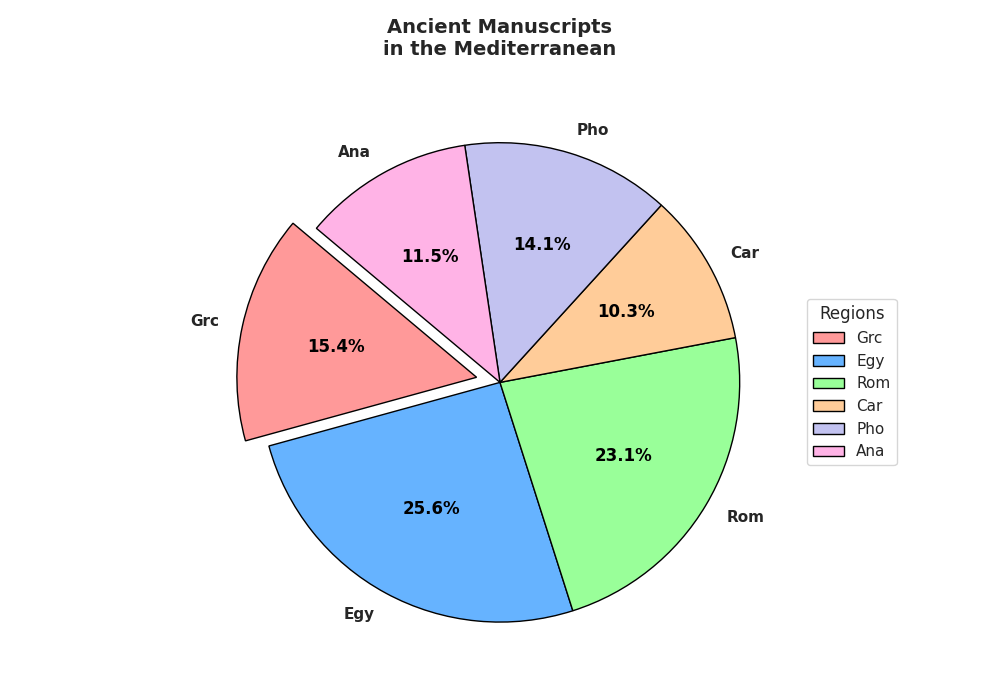

The script that drew this image:
import matplotlib.pyplot as plt

regions = ['Grc', 'Egy', 'Rom', 'Car', 'Pho', 'Ana']
manuscripts = [120, 200, 180, 80, 110, 90]
colors = ['#ff9999','#66b3ff','#99ff99','#ffcc99','#c2c2f0','#ffb3e6']
explode = (0.1, 0, 0, 0, 0, 0)

fig, ax = plt.subplots(figsize=(10, 7))
wedges, texts, autotexts = ax.pie(manuscripts, labels=regions, autopct='%1.1f%%', startangle=140, 
                                  colors=colors, explode=explode, wedgeprops=dict(edgecolor='black'))

for text in texts:
    text.set_size(11)
    text.set_fontweight('bold')
for autotext in autotexts:
    autotext.set_color('black')
    autotext.set_weight('bold')

plt.title('Ancient Manuscripts\nin the Mediterranean', fontsize=14, fontweight='bold', pad=20)
plt.tight_layout()
plt.legend(wedges, regions, title="Regions", loc="center left", bbox_to_anchor=(1, 0, 0.5, 1))
plt.show()
